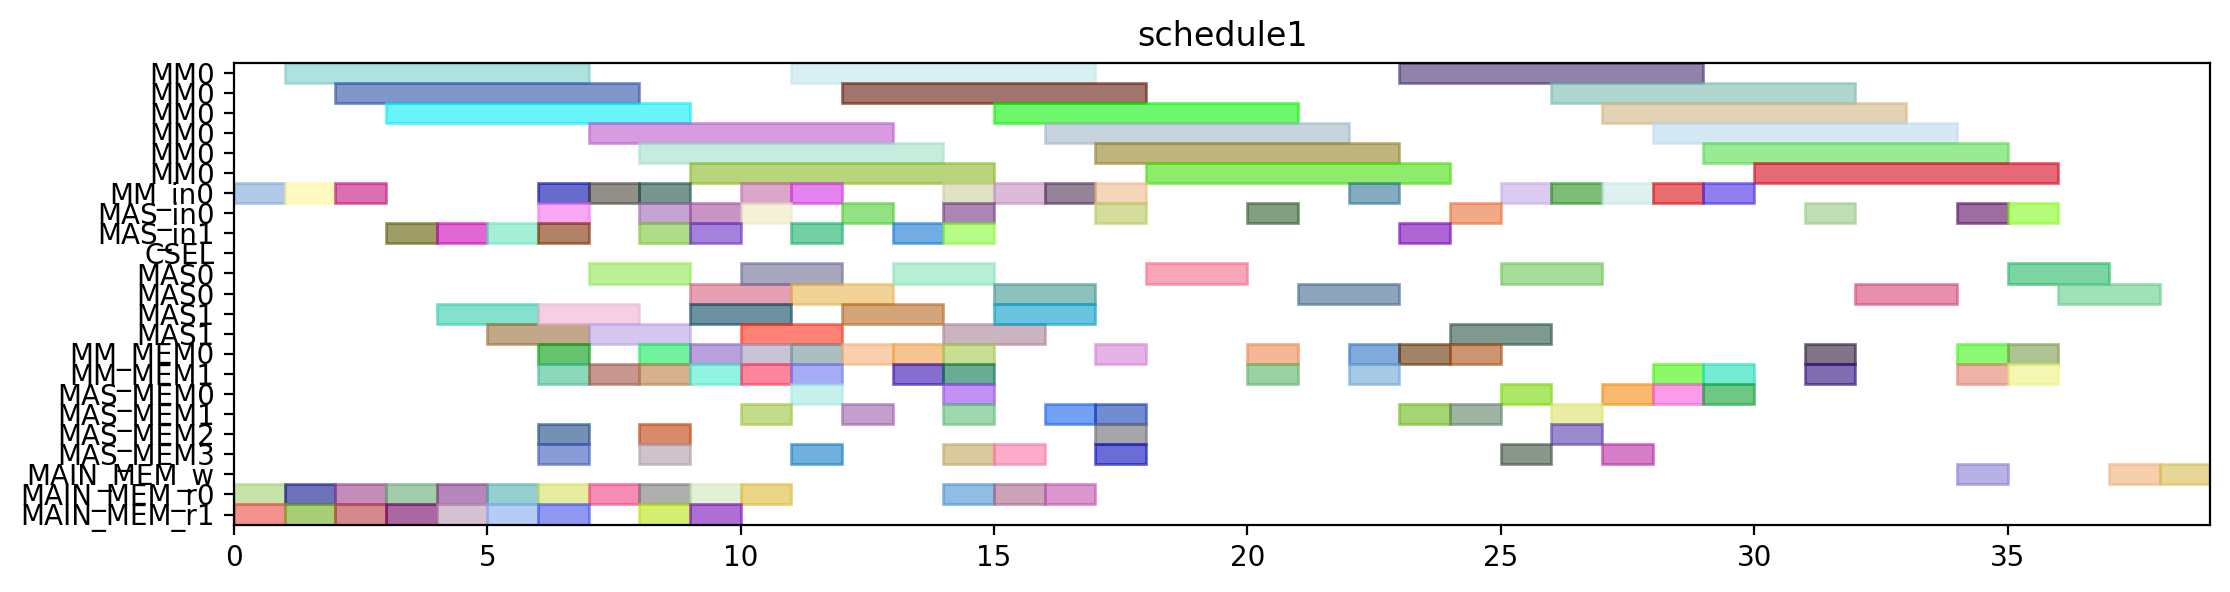

This figure's Python source:
from pyschedule import Scenario, solvers, plotters, alt


def solve():
	horizon = 149
	S = Scenario("schedule1", horizon=horizon)

	# resource
	MM = S.Resources('MM', num=1, size=6)
	MM_in = S.Resources('MM_in', num=1)
	MAS_in = S.Resources('MAS_in', num=2)
	CSEL = S.Resource('CSEL')
	MAS = S.Resources('MAS', num=2, size=2, periods=range(1, horizon))
	MM_MEM = S.Resources('MM_MEM', num=2)
	MAS_MEM = S.Resources('MAS_MEM', num=4)
	MAIN_MEM_w = S.Resource('MAIN_MEM_w', size=1)
	MAIN_MEM_r = S.Resources('MAIN_MEM_r', num=2)

	# result of previous scheduling
	t0_in = S.Task('t0_in', length=1, delay_cost=1)
	S += t0_in >= 0
	t0_in += MM_in[0]

	t0_mem0 = S.Task('t0_mem0', length=1, delay_cost=1)
	S += t0_mem0 >= 0
	t0_mem0 += MAIN_MEM_r[0]

	t0_mem1 = S.Task('t0_mem1', length=1, delay_cost=1)
	S += t0_mem1 >= 0
	t0_mem1 += MAIN_MEM_r[1]

	t0 = S.Task('t0', length=6, delay_cost=1)
	S += t0 >= 1
	t0 += MM[0]

	t2_in = S.Task('t2_in', length=1, delay_cost=1)
	S += t2_in >= 1
	t2_in += MM_in[0]

	t2_mem0 = S.Task('t2_mem0', length=1, delay_cost=1)
	S += t2_mem0 >= 1
	t2_mem0 += MAIN_MEM_r[0]

	t2_mem1 = S.Task('t2_mem1', length=1, delay_cost=1)
	S += t2_mem1 >= 1
	t2_mem1 += MAIN_MEM_r[1]

	t1_in = S.Task('t1_in', length=1, delay_cost=1)
	S += t1_in >= 2
	t1_in += MM_in[0]

	t1_mem0 = S.Task('t1_mem0', length=1, delay_cost=1)
	S += t1_mem0 >= 2
	t1_mem0 += MAIN_MEM_r[0]

	t1_mem1 = S.Task('t1_mem1', length=1, delay_cost=1)
	S += t1_mem1 >= 2
	t1_mem1 += MAIN_MEM_r[1]

	t2 = S.Task('t2', length=6, delay_cost=1)
	S += t2 >= 2
	t2 += MM[0]

	t1 = S.Task('t1', length=6, delay_cost=1)
	S += t1 >= 3
	t1 += MM[0]

	t8_in = S.Task('t8_in', length=1, delay_cost=1)
	S += t8_in >= 3
	t8_in += MAS_in[1]

	t8_mem0 = S.Task('t8_mem0', length=1, delay_cost=1)
	S += t8_mem0 >= 3
	t8_mem0 += MAIN_MEM_r[0]

	t8_mem1 = S.Task('t8_mem1', length=1, delay_cost=1)
	S += t8_mem1 >= 3
	t8_mem1 += MAIN_MEM_r[1]

	t8 = S.Task('t8', length=2, delay_cost=1)
	S += t8 >= 4
	t8 += MAS[1]

	t9_in = S.Task('t9_in', length=1, delay_cost=1)
	S += t9_in >= 4
	t9_in += MAS_in[1]

	t9_mem0 = S.Task('t9_mem0', length=1, delay_cost=1)
	S += t9_mem0 >= 4
	t9_mem0 += MAIN_MEM_r[0]

	t9_mem1 = S.Task('t9_mem1', length=1, delay_cost=1)
	S += t9_mem1 >= 4
	t9_mem1 += MAIN_MEM_r[1]

	t4_in = S.Task('t4_in', length=1, delay_cost=1)
	S += t4_in >= 5
	t4_in += MAS_in[1]

	t4_mem0 = S.Task('t4_mem0', length=1, delay_cost=1)
	S += t4_mem0 >= 5
	t4_mem0 += MAIN_MEM_r[0]

	t4_mem1 = S.Task('t4_mem1', length=1, delay_cost=1)
	S += t4_mem1 >= 5
	t4_mem1 += MAIN_MEM_r[1]

	t9 = S.Task('t9', length=2, delay_cost=1)
	S += t9 >= 5
	t9 += MAS[1]

	t10_in = S.Task('t10_in', length=1, delay_cost=1)
	S += t10_in >= 6
	t10_in += MM_in[0]

	t10_mem0 = S.Task('t10_mem0', length=1, delay_cost=1)
	S += t10_mem0 >= 6
	t10_mem0 += MAS_MEM[2]

	t10_mem1 = S.Task('t10_mem1', length=1, delay_cost=1)
	S += t10_mem1 >= 6
	t10_mem1 += MAS_MEM[3]

	t24_in = S.Task('t24_in', length=1, delay_cost=1)
	S += t24_in >= 6
	t24_in += MAS_in[0]

	t24_mem0 = S.Task('t24_mem0', length=1, delay_cost=1)
	S += t24_mem0 >= 6
	t24_mem0 += MM_MEM[0]

	t24_mem1 = S.Task('t24_mem1', length=1, delay_cost=1)
	S += t24_mem1 >= 6
	t24_mem1 += MM_MEM[1]

	t3_in = S.Task('t3_in', length=1, delay_cost=1)
	S += t3_in >= 6
	t3_in += MAS_in[1]

	t3_mem0 = S.Task('t3_mem0', length=1, delay_cost=1)
	S += t3_mem0 >= 6
	t3_mem0 += MAIN_MEM_r[0]

	t3_mem1 = S.Task('t3_mem1', length=1, delay_cost=1)
	S += t3_mem1 >= 6
	t3_mem1 += MAIN_MEM_r[1]

	t4 = S.Task('t4', length=2, delay_cost=1)
	S += t4 >= 6
	t4 += MAS[1]

	t10 = S.Task('t10', length=6, delay_cost=1)
	S += t10 >= 7
	t10 += MM[0]

	t24 = S.Task('t24', length=2, delay_cost=1)
	S += t24 >= 7
	t24 += MAS[0]

	t26_in = S.Task('t26_in', length=1, delay_cost=1)
	S += t26_in >= 7
	t26_in += MM_in[0]

	t26_mem0 = S.Task('t26_mem0', length=1, delay_cost=1)
	S += t26_mem0 >= 7
	t26_mem0 += MAIN_MEM_r[0]

	t26_mem1 = S.Task('t26_mem1', length=1, delay_cost=1)
	S += t26_mem1 >= 7
	t26_mem1 += MM_MEM[1]

	t3 = S.Task('t3', length=2, delay_cost=1)
	S += t3 >= 7
	t3 += MAS[1]

	t11_in = S.Task('t11_in', length=1, delay_cost=1)
	S += t11_in >= 8
	t11_in += MAS_in[0]

	t11_mem0 = S.Task('t11_mem0', length=1, delay_cost=1)
	S += t11_mem0 >= 8
	t11_mem0 += MM_MEM[0]

	t11_mem1 = S.Task('t11_mem1', length=1, delay_cost=1)
	S += t11_mem1 >= 8
	t11_mem1 += MM_MEM[1]

	t14_in = S.Task('t14_in', length=1, delay_cost=1)
	S += t14_in >= 8
	t14_in += MAS_in[1]

	t14_mem0 = S.Task('t14_mem0', length=1, delay_cost=1)
	S += t14_mem0 >= 8
	t14_mem0 += MAIN_MEM_r[0]

	t14_mem1 = S.Task('t14_mem1', length=1, delay_cost=1)
	S += t14_mem1 >= 8
	t14_mem1 += MAIN_MEM_r[1]

	t26 = S.Task('t26', length=6, delay_cost=1)
	S += t26 >= 8
	t26 += MM[0]

	t5_in = S.Task('t5_in', length=1, delay_cost=1)
	S += t5_in >= 8
	t5_in += MM_in[0]

	t5_mem0 = S.Task('t5_mem0', length=1, delay_cost=1)
	S += t5_mem0 >= 8
	t5_mem0 += MAS_MEM[2]

	t5_mem1 = S.Task('t5_mem1', length=1, delay_cost=1)
	S += t5_mem1 >= 8
	t5_mem1 += MAS_MEM[3]

	t11 = S.Task('t11', length=2, delay_cost=1)
	S += t11 >= 9
	t11 += MAS[0]

	t13_in = S.Task('t13_in', length=1, delay_cost=1)
	S += t13_in >= 9
	t13_in += MAS_in[0]

	t13_mem0 = S.Task('t13_mem0', length=1, delay_cost=1)
	S += t13_mem0 >= 9
	t13_mem0 += MAIN_MEM_r[0]

	t13_mem1 = S.Task('t13_mem1', length=1, delay_cost=1)
	S += t13_mem1 >= 9
	t13_mem1 += MAIN_MEM_r[1]

	t14 = S.Task('t14', length=2, delay_cost=1)
	S += t14 >= 9
	t14 += MAS[1]

	t5 = S.Task('t5', length=6, delay_cost=1)
	S += t5 >= 9
	t5 += MM[0]

	t6_in = S.Task('t6_in', length=1, delay_cost=1)
	S += t6_in >= 9
	t6_in += MAS_in[1]

	t6_mem0 = S.Task('t6_mem0', length=1, delay_cost=1)
	S += t6_mem0 >= 9
	t6_mem0 += MM_MEM[0]

	t6_mem1 = S.Task('t6_mem1', length=1, delay_cost=1)
	S += t6_mem1 >= 9
	t6_mem1 += MM_MEM[1]

	t13 = S.Task('t13', length=2, delay_cost=1)
	S += t13 >= 10
	t13 += MAS[0]

	t19_in = S.Task('t19_in', length=1, delay_cost=1)
	S += t19_in >= 10
	t19_in += MM_in[0]

	t19_mem0 = S.Task('t19_mem0', length=1, delay_cost=1)
	S += t19_mem0 >= 10
	t19_mem0 += MAIN_MEM_r[0]

	t19_mem1 = S.Task('t19_mem1', length=1, delay_cost=1)
	S += t19_mem1 >= 10
	t19_mem1 += MM_MEM[1]

	t25_in = S.Task('t25_in', length=1, delay_cost=1)
	S += t25_in >= 10
	t25_in += MAS_in[0]

	t25_mem0 = S.Task('t25_mem0', length=1, delay_cost=1)
	S += t25_mem0 >= 10
	t25_mem0 += MM_MEM[0]

	t25_mem1 = S.Task('t25_mem1', length=1, delay_cost=1)
	S += t25_mem1 >= 10
	t25_mem1 += MAS_MEM[1]

	t6 = S.Task('t6', length=2, delay_cost=1)
	S += t6 >= 10
	t6 += MAS[1]

	t15_in = S.Task('t15_in', length=1, delay_cost=1)
	S += t15_in >= 11
	t15_in += MM_in[0]

	t15_mem0 = S.Task('t15_mem0', length=1, delay_cost=1)
	S += t15_mem0 >= 11
	t15_mem0 += MAS_MEM[0]

	t15_mem1 = S.Task('t15_mem1', length=1, delay_cost=1)
	S += t15_mem1 >= 11
	t15_mem1 += MAS_MEM[3]

	t16_in = S.Task('t16_in', length=1, delay_cost=1)
	S += t16_in >= 11
	t16_in += MAS_in[1]

	t16_mem0 = S.Task('t16_mem0', length=1, delay_cost=1)
	S += t16_mem0 >= 11
	t16_mem0 += MM_MEM[0]

	t16_mem1 = S.Task('t16_mem1', length=1, delay_cost=1)
	S += t16_mem1 >= 11
	t16_mem1 += MM_MEM[1]

	t19 = S.Task('t19', length=6, delay_cost=1)
	S += t19 >= 11
	t19 += MM[0]

	t25 = S.Task('t25', length=2, delay_cost=1)
	S += t25 >= 11
	t25 += MAS[0]

	t12_in = S.Task('t12_in', length=1, delay_cost=1)
	S += t12_in >= 12
	t12_in += MAS_in[0]

	t12_mem0 = S.Task('t12_mem0', length=1, delay_cost=1)
	S += t12_mem0 >= 12
	t12_mem0 += MM_MEM[0]

	t12_mem1 = S.Task('t12_mem1', length=1, delay_cost=1)
	S += t12_mem1 >= 12
	t12_mem1 += MAS_MEM[1]

	t15 = S.Task('t15', length=6, delay_cost=1)
	S += t15 >= 12
	t15 += MM[0]

	t16 = S.Task('t16', length=2, delay_cost=1)
	S += t16 >= 12
	t16 += MAS[1]

	t12 = S.Task('t12', length=2, delay_cost=1)
	S += t12 >= 13
	t12 += MAS[0]

	t29_in = S.Task('t29_in', length=1, delay_cost=1)
	S += t29_in >= 13
	t29_in += MAS_in[1]

	t29_mem0 = S.Task('t29_mem0', length=1, delay_cost=1)
	S += t29_mem0 >= 13
	t29_mem0 += MM_MEM[0]

	t29_mem1 = S.Task('t29_mem1', length=1, delay_cost=1)
	S += t29_mem1 >= 13
	t29_mem1 += MM_MEM[1]

	t18_in = S.Task('t18_in', length=1, delay_cost=1)
	S += t18_in >= 14
	t18_in += MM_in[0]

	t18_mem0 = S.Task('t18_mem0', length=1, delay_cost=1)
	S += t18_mem0 >= 14
	t18_mem0 += MAIN_MEM_r[0]

	t18_mem1 = S.Task('t18_mem1', length=1, delay_cost=1)
	S += t18_mem1 >= 14
	t18_mem1 += MAS_MEM[1]

	t28_in = S.Task('t28_in', length=1, delay_cost=1)
	S += t28_in >= 14
	t28_in += MAS_in[0]

	t28_mem0 = S.Task('t28_mem0', length=1, delay_cost=1)
	S += t28_mem0 >= 14
	t28_mem0 += MAS_MEM[0]

	t28_mem1 = S.Task('t28_mem1', length=1, delay_cost=1)
	S += t28_mem1 >= 14
	t28_mem1 += MM_MEM[1]

	t29 = S.Task('t29', length=2, delay_cost=1)
	S += t29 >= 14
	t29 += MAS[1]

	t7_in = S.Task('t7_in', length=1, delay_cost=1)
	S += t7_in >= 14
	t7_in += MAS_in[1]

	t7_mem0 = S.Task('t7_mem0', length=1, delay_cost=1)
	S += t7_mem0 >= 14
	t7_mem0 += MM_MEM[0]

	t7_mem1 = S.Task('t7_mem1', length=1, delay_cost=1)
	S += t7_mem1 >= 14
	t7_mem1 += MAS_MEM[3]

	t18 = S.Task('t18', length=6, delay_cost=1)
	S += t18 >= 15
	t18 += MM[0]

	t28 = S.Task('t28', length=2, delay_cost=1)
	S += t28 >= 15
	t28 += MAS[0]

	t30_in = S.Task('t30_in', length=1, delay_cost=1)
	S += t30_in >= 15
	t30_in += MM_in[0]

	t30_mem0 = S.Task('t30_mem0', length=1, delay_cost=1)
	S += t30_mem0 >= 15
	t30_mem0 += MAIN_MEM_r[0]

	t30_mem1 = S.Task('t30_mem1', length=1, delay_cost=1)
	S += t30_mem1 >= 15
	t30_mem1 += MAS_MEM[3]

	t7 = S.Task('t7', length=2, delay_cost=1)
	S += t7 >= 15
	t7 += MAS[1]

	t27_in = S.Task('t27_in', length=1, delay_cost=1)
	S += t27_in >= 16
	t27_in += MM_in[0]

	t27_mem0 = S.Task('t27_mem0', length=1, delay_cost=1)
	S += t27_mem0 >= 16
	t27_mem0 += MAIN_MEM_r[0]

	t27_mem1 = S.Task('t27_mem1', length=1, delay_cost=1)
	S += t27_mem1 >= 16
	t27_mem1 += MAS_MEM[1]

	t30 = S.Task('t30', length=6, delay_cost=1)
	S += t30 >= 16
	t30 += MM[0]

	t17_in = S.Task('t17_in', length=1, delay_cost=1)
	S += t17_in >= 17
	t17_in += MAS_in[0]

	t17_mem0 = S.Task('t17_mem0', length=1, delay_cost=1)
	S += t17_mem0 >= 17
	t17_mem0 += MM_MEM[0]

	t17_mem1 = S.Task('t17_mem1', length=1, delay_cost=1)
	S += t17_mem1 >= 17
	t17_mem1 += MAS_MEM[3]

	t27 = S.Task('t27', length=6, delay_cost=1)
	S += t27 >= 17
	t27 += MM[0]

	t35_in = S.Task('t35_in', length=1, delay_cost=1)
	S += t35_in >= 17
	t35_in += MM_in[0]

	t35_mem0 = S.Task('t35_mem0', length=1, delay_cost=1)
	S += t35_mem0 >= 17
	t35_mem0 += MAS_MEM[2]

	t35_mem1 = S.Task('t35_mem1', length=1, delay_cost=1)
	S += t35_mem1 >= 17
	t35_mem1 += MAS_MEM[1]

	t17 = S.Task('t17', length=2, delay_cost=1)
	S += t17 >= 18
	t17 += MAS[0]

	t35 = S.Task('t35', length=6, delay_cost=1)
	S += t35 >= 18
	t35 += MM[0]

	t20_in = S.Task('t20_in', length=1, delay_cost=1)
	S += t20_in >= 20
	t20_in += MAS_in[0]

	t20_mem0 = S.Task('t20_mem0', length=1, delay_cost=1)
	S += t20_mem0 >= 20
	t20_mem0 += MM_MEM[0]

	t20_mem1 = S.Task('t20_mem1', length=1, delay_cost=1)
	S += t20_mem1 >= 20
	t20_mem1 += MM_MEM[1]

	t20 = S.Task('t20', length=2, delay_cost=1)
	S += t20 >= 21
	t20 += MAS[0]

	t31_in = S.Task('t31_in', length=1, delay_cost=1)
	S += t31_in >= 22
	t31_in += MM_in[0]

	t31_mem0 = S.Task('t31_mem0', length=1, delay_cost=1)
	S += t31_mem0 >= 22
	t31_mem0 += MM_MEM[0]

	t31_mem1 = S.Task('t31_mem1', length=1, delay_cost=1)
	S += t31_mem1 >= 22
	t31_mem1 += MM_MEM[1]

	t31 = S.Task('t31', length=6, delay_cost=1)
	S += t31 >= 23
	t31 += MM[0]


	# new tasks
	t21 = S.Task('t21', length=2, delay_cost=1)
	t21 += alt(MAS)
	t21_in = S.Task('t21_in', length=1, delay_cost=1)
	t21_in += alt(MAS_in)
	S += t21_in*MAS_in[0]<=t21*MAS[0]

	S += t21_in*MAS_in[1]<=t21*MAS[1]

	t21_mem0 = S.Task('t21_mem0', length=1, delay_cost=1)
	t21_mem0 += MM_MEM[0]
	S += 8 < t21_mem0
	S += t21_mem0 <= t21

	t21_mem1 = S.Task('t21_mem1', length=1, delay_cost=1)
	t21_mem1 += MAS_MEM[1]
	S += 22 < t21_mem1
	S += t21_mem1 <= t21

	t22 = S.Task('t22', length=2, delay_cost=1)
	t22 += alt(MAS)
	t22_in = S.Task('t22_in', length=1, delay_cost=1)
	t22_in += alt(MAS_in)
	S += t22_in*MAS_in[0]<=t22*MAS[0]

	S += t22_in*MAS_in[1]<=t22*MAS[1]

	t22_mem0 = S.Task('t22_mem0', length=1, delay_cost=1)
	t22_mem0 += MM_MEM[0]
	S += 8 < t22_mem0
	S += t22_mem0 <= t22

	t22_mem1 = S.Task('t22_mem1', length=1, delay_cost=1)
	t22_mem1 += MAS_MEM[1]
	S += 22 < t22_mem1
	S += t22_mem1 <= t22

	t32 = S.Task('t32', length=6, delay_cost=1)
	t32 += alt(MM)
	t32_in = S.Task('t32_in', length=1, delay_cost=1)
	t32_in += alt(MM_in)
	S += t32_in*MM_in[0]<=t32*MM[0]
	t32_mem0 = S.Task('t32_mem0', length=1, delay_cost=1)
	t32_mem0 += MAS_MEM[0]
	S += 16 < t32_mem0
	S += t32_mem0 <= t32

	t32_mem1 = S.Task('t32_mem1', length=1, delay_cost=1)
	t32_mem1 += MM_MEM[1]
	S += 28 < t32_mem1
	S += t32_mem1 <= t32

	t33 = S.Task('t33', length=6, delay_cost=1)
	t33 += alt(MM)
	t33_in = S.Task('t33_in', length=1, delay_cost=1)
	t33_in += alt(MM_in)
	S += t33_in*MM_in[0]<=t33*MM[0]
	t33_mem0 = S.Task('t33_mem0', length=1, delay_cost=1)
	t33_mem0 += MAS_MEM[0]
	S += 19 < t33_mem0
	S += t33_mem0 <= t33

	t33_mem1 = S.Task('t33_mem1', length=1, delay_cost=1)
	t33_mem1 += MM_MEM[1]
	S += 28 < t33_mem1
	S += t33_mem1 <= t33

	t23 = S.Task('t23', length=6, delay_cost=1)
	t23 += alt(MM)
	t23_in = S.Task('t23_in', length=1, delay_cost=1)
	t23_in += alt(MM_in)
	S += t23_in*MM_in[0]<=t23*MM[0]
	t23_mem0 = S.Task('t23_mem0', length=1, delay_cost=1)
	t23_mem0 += alt(MAS_MEM)
	S += (t21*MAS[0])-1 < t23_mem0*MAS_MEM[0]
	S += (t21*MAS[1])-1 < t23_mem0*MAS_MEM[2]
	S += t23_mem0 <= t23

	t23_mem1 = S.Task('t23_mem1', length=1, delay_cost=1)
	t23_mem1 += alt(MAS_MEM)
	S += (t22*MAS[0])-1 < t23_mem1*MAS_MEM[1]
	S += (t22*MAS[1])-1 < t23_mem1*MAS_MEM[3]
	S += t23_mem1 <= t23

	t34 = S.Task('t34', length=6, delay_cost=1)
	t34 += alt(MM)
	t34_in = S.Task('t34_in', length=1, delay_cost=1)
	t34_in += alt(MM_in)
	S += t34_in*MM_in[0]<=t34*MM[0]
	t34_mem0 = S.Task('t34_mem0', length=1, delay_cost=1)
	t34_mem0 += MAS_MEM[2]
	S += 16 < t34_mem0
	S += t34_mem0 <= t34

	t34_mem1 = S.Task('t34_mem1', length=1, delay_cost=1)
	t34_mem1 += alt(MAS_MEM)
	S += (t21*MAS[0])-1 < t34_mem1*MAS_MEM[1]
	S += (t21*MAS[1])-1 < t34_mem1*MAS_MEM[3]
	S += t34_mem1 <= t34

	t36 = S.Task('t36', length=6, delay_cost=1)
	t36 += alt(MM)
	t36_in = S.Task('t36_in', length=1, delay_cost=1)
	t36_in += alt(MM_in)
	S += t36_in*MM_in[0]<=t36*MM[0]
	t36_mem0 = S.Task('t36_mem0', length=1, delay_cost=1)
	t36_mem0 += MAS_MEM[0]
	S += 19 < t36_mem0
	S += t36_mem0 <= t36

	t36_mem1 = S.Task('t36_mem1', length=1, delay_cost=1)
	t36_mem1 += alt(MAS_MEM)
	S += (t22*MAS[0])-1 < t36_mem1*MAS_MEM[1]
	S += (t22*MAS[1])-1 < t36_mem1*MAS_MEM[3]
	S += t36_mem1 <= t36

	PY_new = S.Task('PY_new', length=2, delay_cost=1)
	PY_new += alt(MAS)
	PY_new_in = S.Task('PY_new_in', length=1, delay_cost=1)
	PY_new_in += alt(MAS_in)
	S += PY_new_in*MAS_in[0]<=PY_new*MAS[0]

	S += PY_new_in*MAS_in[1]<=PY_new*MAS[1]

	S += 0<PY_new

	PY_new_w = S.Task('PY_new_w', length=1, delay_cost=1)
	PY_new_w += alt(MAIN_MEM_w)
	S += PY_new <= PY_new_w

	PY_new_mem0 = S.Task('PY_new_mem0', length=1, delay_cost=1)
	PY_new_mem0 += alt(MM_MEM)
	S += (t23*MM[0])-1 < PY_new_mem0*MM_MEM[0]
	S += PY_new_mem0 <= PY_new

	PY_new_mem1 = S.Task('PY_new_mem1', length=1, delay_cost=1)
	PY_new_mem1 += alt(MM_MEM)
	S += (t32*MM[0])-1 < PY_new_mem1*MM_MEM[1]
	S += PY_new_mem1 <= PY_new

	PX_new = S.Task('PX_new', length=2, delay_cost=1)
	PX_new += alt(MAS)
	PX_new_in = S.Task('PX_new_in', length=1, delay_cost=1)
	PX_new_in += alt(MAS_in)
	S += PX_new_in*MAS_in[0]<=PX_new*MAS[0]

	S += PX_new_in*MAS_in[1]<=PX_new*MAS[1]

	S += 0<PX_new

	PX_new_w = S.Task('PX_new_w', length=1, delay_cost=1)
	PX_new_w += alt(MAIN_MEM_w)
	S += PX_new <= PX_new_w

	PX_new_mem0 = S.Task('PX_new_mem0', length=1, delay_cost=1)
	PX_new_mem0 += alt(MM_MEM)
	S += (t34*MM[0])-1 < PX_new_mem0*MM_MEM[0]
	S += PX_new_mem0 <= PX_new

	PX_new_mem1 = S.Task('PX_new_mem1', length=1, delay_cost=1)
	PX_new_mem1 += alt(MM_MEM)
	S += (t33*MM[0])-1 < PX_new_mem1*MM_MEM[1]
	S += PX_new_mem1 <= PX_new

	PZ_new = S.Task('PZ_new', length=2, delay_cost=1)
	PZ_new += alt(MAS)
	PZ_new_in = S.Task('PZ_new_in', length=1, delay_cost=1)
	PZ_new_in += alt(MAS_in)
	S += PZ_new_in*MAS_in[0]<=PZ_new*MAS[0]

	S += PZ_new_in*MAS_in[1]<=PZ_new*MAS[1]

	S += 0<PZ_new

	PZ_new_w = S.Task('PZ_new_w', length=1, delay_cost=1)
	PZ_new_w += alt(MAIN_MEM_w)
	S += PZ_new <= PZ_new_w

	PZ_new_mem0 = S.Task('PZ_new_mem0', length=1, delay_cost=1)
	PZ_new_mem0 += alt(MM_MEM)
	S += (t36*MM[0])-1 < PZ_new_mem0*MM_MEM[0]
	S += PZ_new_mem0 <= PZ_new

	PZ_new_mem1 = S.Task('PZ_new_mem1', length=1, delay_cost=1)
	PZ_new_mem1 += MM_MEM[1]
	S += 23 < PZ_new_mem1
	S += PZ_new_mem1 <= PZ_new

	solvers.mip.solve(S,msg=1,kind='CPLEX',ratio_gap=1.01)

	solution = [['hoge']*len(S.solution()[1]) for i in range(len(S.solution()))]
	for i in range(len(S.solution())):
		for j in range(len(S.solution()[i])):
			solution[i][j]=str(S.solution()[i][j])
	print(solution)

	cycles = int(solution[-1][3])

	pic_file_name = "/mnt/rose/usr1/fukuda/ABE/multiRAM_multiMAS_16mux/scheduling_result/stage6MM1_stage2MAS2/EP_ADD_A_ANY/schedule1.png"
	if(S.solution() != []):
		plotters.matplotlib.plot(S,img_filename=pic_file_name, show_task_labels=False, fig_size=(cycles*0.25+3, 3))

	return solution
